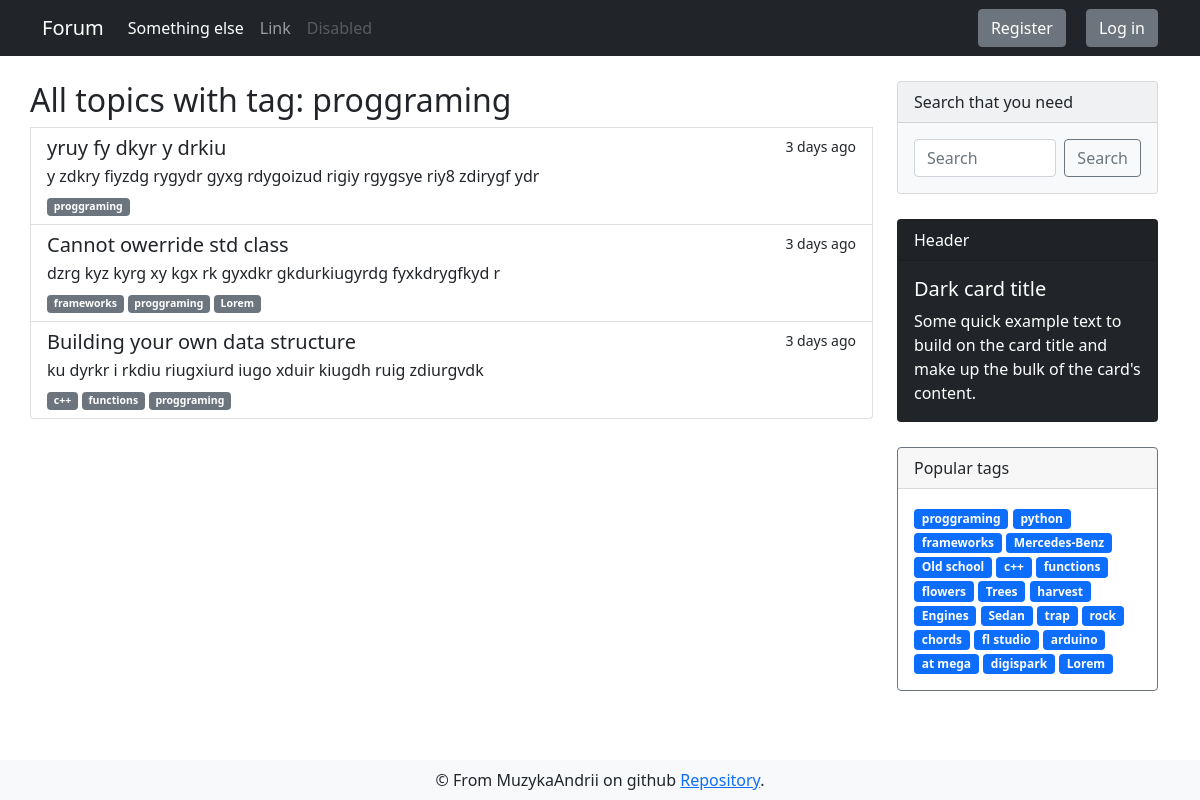
Page /forum/tag/proggraming on the earlier database version.
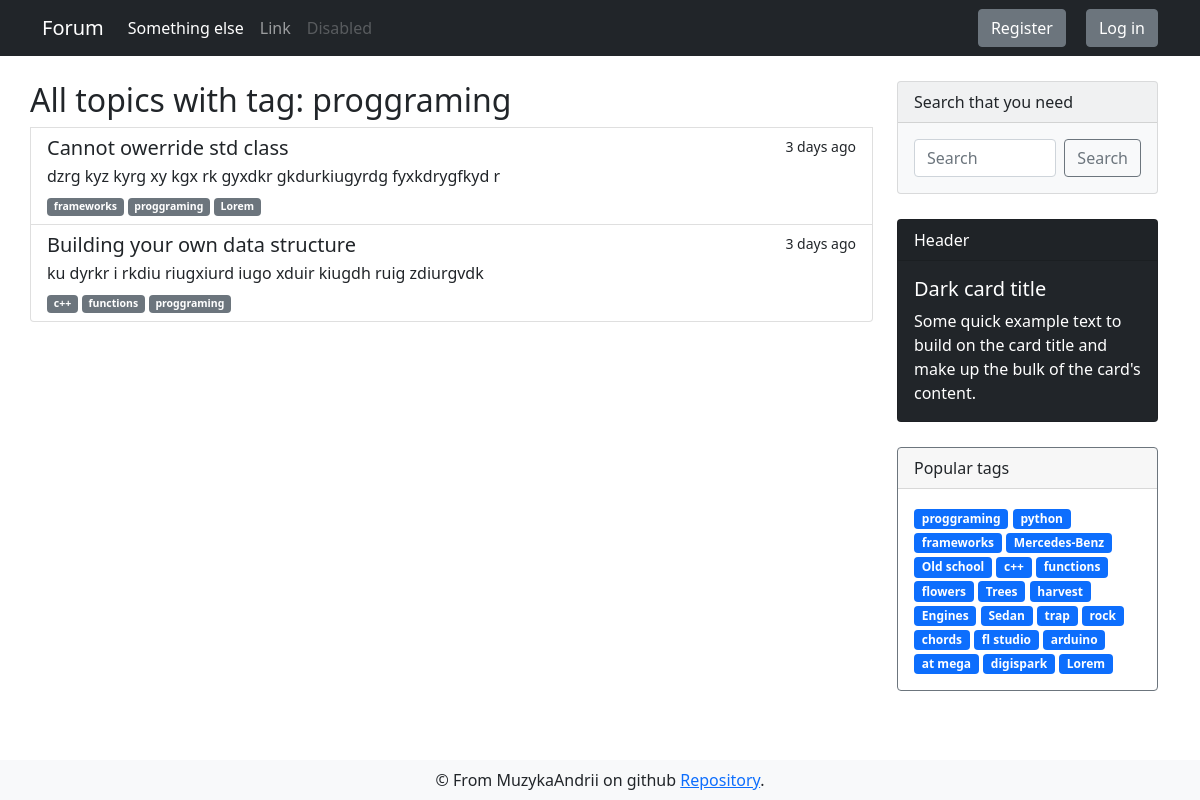
Same page on the later database version.
### app/models.py (models this page shows, shortened)
class DbMixin(object):
    def save(self):
        db.session.add(self)
        db.session.commit()

class Discussion(DbMixin, db.Model):
    id = db.Column(db.Integer, primary_key = True, autoincrement=True)
    theme = db.Column(db.String, unique=True, nullable=False)
    text = db.Column(db.Text, unique=True, nullable=False)
    theme_id = db.Column(db.Integer, db.ForeignKey('theme.id'), nullable=False)
    tags = db.relationship('Tag', secondary=discussion_tags, backref=db.backref('discussions', lazy='dynamic'))
    comments = db.relationship('Comment', backref='parent_discussion', lazy='dynamic')
    creator_id = db.Column(db.Integer, db.ForeignKey('user.id'), nullable=False)
    edit_requests = db.relationship('Edit_request', backref='target_discussion', lazy='select')

class Tag(DbMixin, db.Model):
    id = db.Column(db.Integer, primary_key = True, autoincrement=True)
    name = db.Column(db.String(50), unique=True, nullable=False)
    slug = db.Column(db.String(100), unique=True, nullable=False)
    section_id = db.Column(db.Integer, db.ForeignKey('section.id'), nullable=False)

### app/views.py (the view)
@app.route('/forum/tag/<string:tag_slug>', methods=['GET'])
def tags_discussions(tag_slug):
    tag = Tag.query.filter_by(slug=tag_slug).first_or_404()
    all_themes = tag.parent_section.themes.all()
    all_discussions = list()
    for theme in all_themes:
        [all_discussions.append(discussion) for discussion in theme.discussions]
    discussions_with_tag = list()
    for discussion in all_discussions:
        for d_tag in discussion.tags:
            if d_tag.slug == tag_slug:
                discussions_with_tag.append(discussion)
    return render_template('forum/tags_discussions.html', tags=get_tags(), discussions=discussions_with_tag, tag_name=tag.name, section_slug=tag.parent_section.slug)

### app/views.py (called while the page is built)
@app.before_request
def update_last_seen():
    if current_user.is_authenticated:
        current_user.update_last_seen()

@app.before_request
@cache.cached(timeout=60)
def check_banned():
    if current_user.is_authenticated and current_user.is_banned == True:
        ban_reason = current_user.ban_reason
        logout_user()
        return render_template('alerts/banned.html', reason=ban_reason)

@cache.cached(timeout=600, key_prefix='tags')
def get_tags():
    return Tag.query.limit(25).all()

### app/templates/forum/tags_discussions.html (shortened to what this page needs)
{% extends "layouts/base.html" %}
{% block content %}
<div class="container">
    <div class="row">
        <div style="margin: 25px 0;" class="list-group col-md-9">
            <h2>All topics with tag: {{ tag_name }}</h2>
            {% for discussion in discussions %}
            <a href="{{ url_for('discussion', section_slug=section_slug, theme_slug=discussion.parent_theme.slug, discussion_id=discussion.id) }}"
                class="list-group-item list-group-item-action" aria-current="true">
                <div class="d-flex w-100 justify-content-between">
                    <h5 class="mb-1">{{ discussion.theme }}</h5>
                    <small>3 days ago</small>
                </div>
                <p class="mb-1">{{ discussion.text | truncate(100) }}</p>
                <small>
                    {% for tag in discussion.tags %}
                    <span class="badge bg-secondary">{{ tag.name }}</span>
                    {% endfor %}
                </small>
            </a>
            {% endfor %}
        </div>
        {% include 'layouts/sidebar.html' %}
    </div>
</div>
{% endblock %}

### app/templates/layouts/sidebar.html
<div class="sidebar col-md-3">
    <div class="card text-dark bg-light mb-3" style="max-width: 18rem;">
        <div class="card-header">Search that you need</div>
        <form method="GET" action="{{ url_for('search') }}" class="card-body d-flex">
            <input name="search_query" value="{{ request.args.get('search_query', '') }}" class="form-control me-2" type="text" placeholder="Search" aria-label="Search">
            <button class="btn btn-outline-secondary" type="submit">Search</button>
        </form>
    </div>
    <div class="card text-white bg-dark mb-3" style="max-width: 18rem;">
        <div class="card-header">Header</div>
        <div class="card-body">
            <h5 class="card-title">Dark card title</h5>
            <p class="card-text">Some quick example text to build on the card title and make up the bulk of the
                card's content.</p>
        </div>
    </div>
    <div class="card border-secondary mb-3" style="max-width: 18rem;">
        <div class="card-header">Popular tags</div>
        <div class="card-body text-secondary">
            {% for tag in tags %}
            <a href="{{ url_for('tags_discussions', tag_slug=tag.slug) }}" class="tag badge bg-primary">{{ tag.name }}</a>
            {% endfor %}
        </div>
    </div>
</div>

Differences in the rows shown:
removed Discussion: theme "yruy fy dkyr y drkiu", text "y zdkry fiyzdg rygydr gyxg rdygoizud rigiy rgygsye riy8 zdirygf ydr", Tag (name "proggraming")
